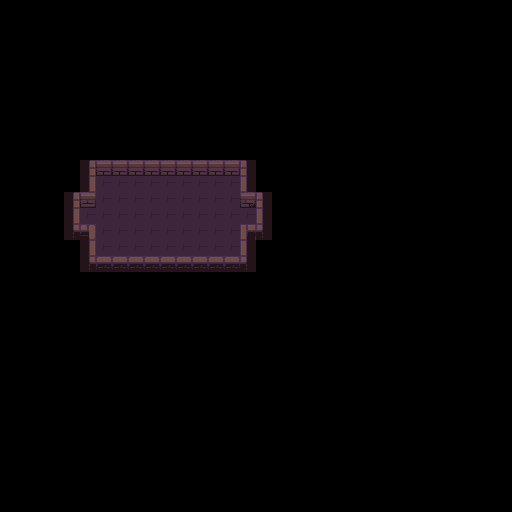

This is a level from a 2D game, rendered from its Tiled map with the project's own tilesets. A one-line summary and the complete map file follow:
An orthogonal 32x32 tile map with 16x16 px tiles, 1 tile layer (Calque de Tile 1).

<map version="1.2" tiledversion="1.2.3" orientation="orthogonal" renderorder="right-down" width="32" height="32" tilewidth="16" tileheight="16" infinite="0" nextlayerid="2" nextobjectid="1">
 <tileset firstgid="1" source="../res/map.tsx" />
 <layer id="1" name="Calque de Tile 1" width="32" height="32">
  <data encoding="csv">
0,0,0,0,0,0,0,0,0,0,0,0,0,0,0,0,0,0,0,0,0,0,0,0,0,0,0,0,0,0,0,0,
0,0,0,0,0,0,0,0,0,0,0,0,0,0,0,0,0,0,0,0,0,0,0,0,0,0,0,0,0,0,0,0,
0,0,0,0,0,0,0,0,0,0,0,0,0,0,0,0,0,0,0,0,0,0,0,0,0,0,0,0,0,0,0,0,
0,0,0,0,0,0,0,0,0,0,0,0,0,0,0,0,0,0,0,0,0,0,0,0,0,0,0,0,0,0,0,0,
0,0,0,0,0,0,0,0,0,0,0,0,0,0,0,0,0,0,0,0,0,0,0,0,0,0,0,0,0,0,0,0,
0,0,0,0,0,0,0,0,0,0,0,0,0,0,0,0,0,0,0,0,0,0,0,0,0,0,0,0,0,0,0,0,
0,0,0,0,0,0,0,0,0,0,0,0,0,0,0,0,0,0,0,0,0,0,0,0,0,0,0,0,0,0,0,0,
0,0,0,0,0,0,0,0,0,0,0,0,0,0,0,0,0,0,0,0,0,0,0,0,0,0,0,0,0,0,0,0,
0,0,0,0,0,0,0,0,0,0,0,0,0,0,0,0,0,0,0,0,0,0,0,0,0,0,0,0,0,0,0,0,
0,0,0,0,0,0,0,0,0,0,0,0,0,0,0,0,0,0,0,0,0,0,0,0,0,0,0,0,0,0,0,0,
0,0,0,0,0,1,5,5,5,5,5,5,5,5,5,6,0,0,0,0,0,0,0,0,0,0,0,0,0,0,0,0,
0,0,0,0,0,11,23,23,23,23,23,23,23,23,23,16,0,0,0,0,0,0,0,0,0,0,0,0,0,0,0,0,
0,0,0,0,1,3,23,23,23,23,23,23,23,23,23,4,6,0,0,0,0,0,0,0,0,0,0,0,0,0,0,0,
0,0,0,0,11,23,23,23,23,23,23,23,23,23,23,23,16,0,0,0,0,0,0,0,0,0,0,0,0,0,0,0,
0,0,0,0,41,56,23,23,23,23,23,23,23,23,23,51,46,0,0,0,0,0,0,0,0,0,0,0,0,0,0,0,
0,0,0,0,0,11,23,23,23,23,23,23,23,23,23,16,0,0,0,0,0,0,0,0,0,0,0,0,0,0,0,0,
0,0,0,0,0,41,45,45,45,45,45,45,45,45,45,46,0,0,0,0,0,0,0,0,0,0,0,0,0,0,0,0,
0,0,0,0,0,0,0,0,0,0,0,0,0,0,0,0,0,0,0,0,0,0,0,0,0,0,0,0,0,0,0,0,
0,0,0,0,0,0,0,0,0,0,0,0,0,0,0,0,0,0,0,0,0,0,0,0,0,0,0,0,0,0,0,0,
0,0,0,0,0,0,0,0,0,0,0,0,0,0,0,0,0,0,0,0,0,0,0,0,0,0,0,0,0,0,0,0,
0,0,0,0,0,0,0,0,0,0,0,0,0,0,0,0,0,0,0,0,0,0,0,0,0,0,0,0,0,0,0,0,
0,0,0,0,0,0,0,0,0,0,0,0,0,0,0,0,0,0,0,0,0,0,0,0,0,0,0,0,0,0,0,0,
0,0,0,0,0,0,0,0,0,0,0,0,0,0,0,0,0,0,0,0,0,0,0,0,0,0,0,0,0,0,0,0,
0,0,0,0,0,0,0,0,0,0,0,0,0,0,0,0,0,0,0,0,0,0,0,0,0,0,0,0,0,0,0,0,
0,0,0,0,0,0,0,0,0,0,0,0,0,0,0,0,0,0,0,0,0,0,0,0,0,0,0,0,0,0,0,0,
0,0,0,0,0,0,0,0,0,0,0,0,0,0,0,0,0,0,0,0,0,0,0,0,0,0,0,0,0,0,0,0,
0,0,0,0,0,0,0,0,0,0,0,0,0,0,0,0,0,0,0,0,0,0,0,0,0,0,0,0,0,0,0,0,
0,0,0,0,0,0,0,0,0,0,0,0,0,0,0,0,0,0,0,0,0,0,0,0,0,0,0,0,0,0,0,0,
0,0,0,0,0,0,0,0,0,0,0,0,0,0,0,0,0,0,0,0,0,0,0,0,0,0,0,0,0,0,0,0,
0,0,0,0,0,0,0,0,0,0,0,0,0,0,0,0,0,0,0,0,0,0,0,0,0,0,0,0,0,0,0,0,
0,0,0,0,0,0,0,0,0,0,0,0,0,0,0,0,0,0,0,0,0,0,0,0,0,0,0,0,0,0,0,0,
0,0,0,0,0,0,0,0,0,0,0,0,0,0,0,0,0,0,0,0,0,0,0,0,0,0,0,0,0,0,0,0
</data>
 </layer>
</map>
